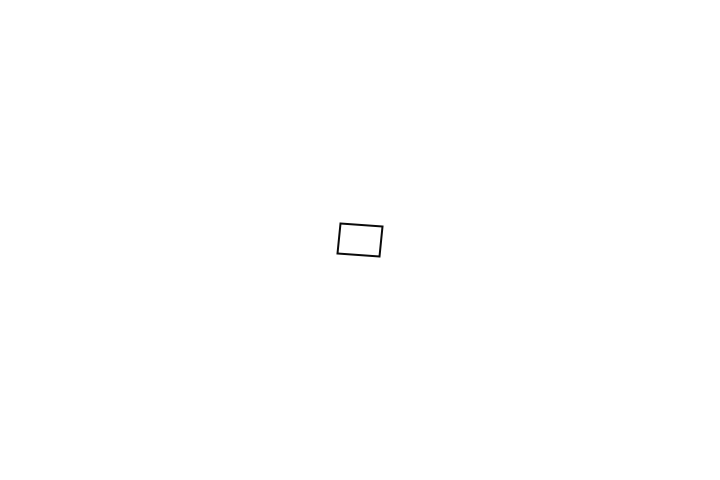
Frame 1 (no input)
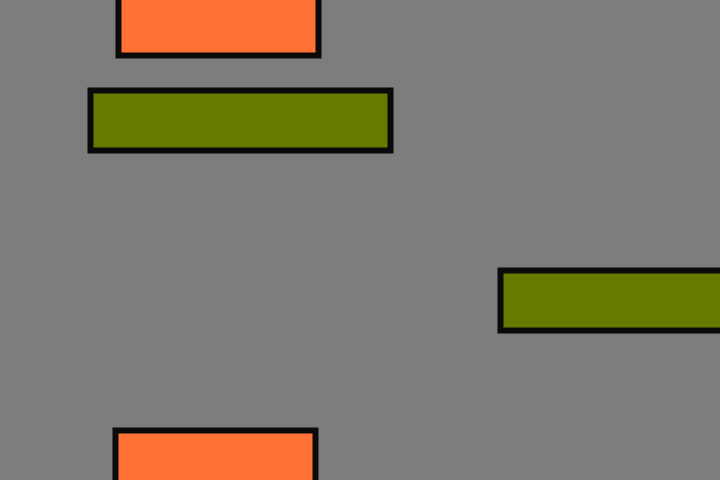
Frame 60 (the mouse pressed at the canvas centre just before this capture)
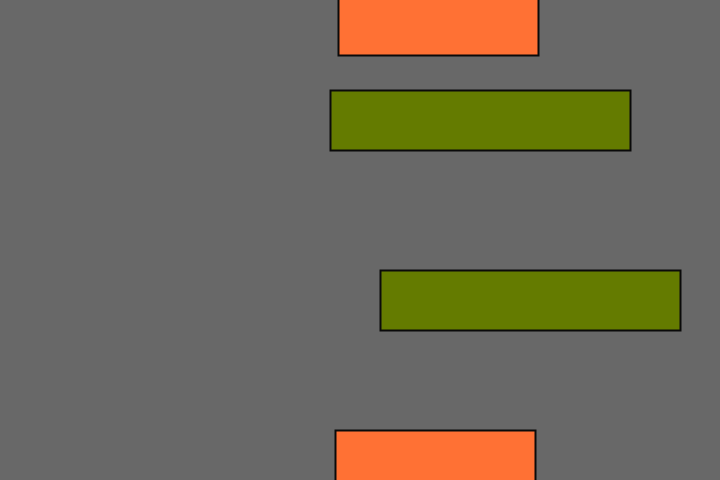
Frame 120 (the mouse held since frame 60 and released just before this capture)

The Processing sketch that drew these frames (run headless with seeded random() and noise(); from frame 60 on, the mouse is pressed at the canvas centre):

// Processing sketch: pat15a
// ── pat15a.pde
// Tjerk

int rand = 10;
int xspeed2 = 2;
int count2 = 20;

int w = 5;
int h = 5;
int x = 25;

int i_r = 5; 
int i_g = 10; 
int i_b = 5; 

int r = 80;
int g = 100;
int b = 50;

int angle = 5;


void setup() {
  size(720, 480);
  background(255);
}

int count = 0;
void draw() {
  // draw for 4 counts white background after every 22th count
  if ( count > 22  )
  {
    background(235, 215, 168);
  } else if (count < 4)
  {

    call_functions();
  } else {
    background (100 + int(random(255))); //(int(random(255)));//int(random(255)), int(random(255)));
    strokeWeight(int(random(10)));

    blokje2(width, 120, -20);
    blokje2(50, 300, 10);
    blok(0, 480, 1.5);
    blok(0, 5, 1.2);
  }

  // loop count until 26 
  if (count == 26)
  {
    count = 0;
  } else
  {
    count = count + 1;
  }
}


void call_functions() {

  colour_change();
  make_rect();
  
}

void colour_change() {
  if (r>=160 || r<=50) {
    i_r*=-1;
  }
  if (g>=100 || g<=20) {
    i_g*=-1;
  }
  if (b>=150 || b<=20) {
    i_b*=-1;
  }

  r += i_r;
  g += i_g;
  b += i_b;
}


void make_rect() {
  noFill();
  rectMode(CENTER);

  stroke(10);
  w += x*1.5;
  h += x;
  pushMatrix();
  translate(width/2, height/2);
  rotate(radians(angle));
  strokeWeight(2);
  rect(0, 0, w, h);
  popMatrix();

  angle+= (int(random (-rand, rand)));

  if (w >= width || w <= 10) {
    x*= -1;
  }
}


// xpos2 is slechts een start positie en respawn positie op deze manier
void blokje2(int xpos2, int ypos2, int xspeed)
{
  fill(100, 123, 0);
  //strokeWeight(2);
  rect(xpos2 + frameCount*xspeed % width, ypos2, 300, 60);

  if (xpos2 >= width || xpos2 <= 10)
  {
    xspeed -= 1;
    println(frameCount);
  }
}


void blok(int G, int J, float K)
{
  //background (96);
  fill(255, 113, 52);
  rect(count2 + G, J, 200, 100);
  count2 += xspeed2 * K;
  {


    if (count2 >= width || count2 <= 0)     
    {
      xspeed2 = xspeed2 * -1;
    }
  }
}
